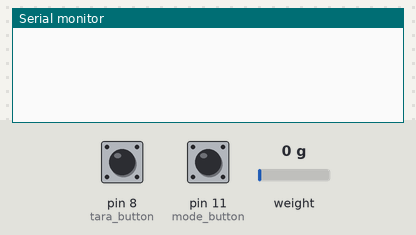
A sketch run on a simulated Arduino Uno, built with avr-gcc and run on an emulated ATmega328P. On the bench: the last lines printed to the serial monitor. The inputs (shaded band) are chosen by the test bench; at power-on: weight on the scale 0 g, pin 8 (tara_button) HIGH, pin 11 (mode_button) HIGH.

Above: at 2.0 s.
2.1 s: weight on the scale set to 100 g
At 3.4 s:
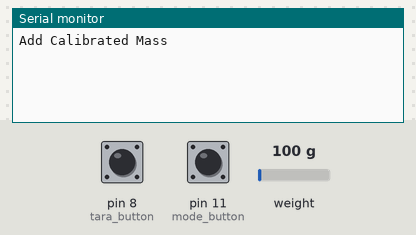
5.1 s: pin 8 (tara_button) pulled LOW for 0.15 s
At 7.0 s:
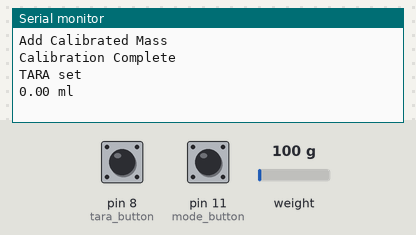
7.7 s: pin 11 (mode_button) pulled LOW for 0.15 s
At 9.0 s:
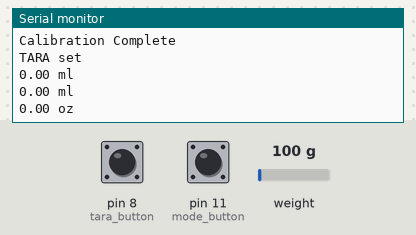
10.7 s: pin 11 (mode_button) pulled LOW for 1 s
At 12.0 s:
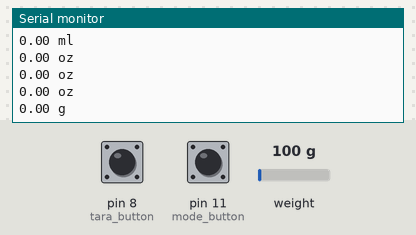
13.7 s: weight on the scale set to 1250 g
At 15.0 s:
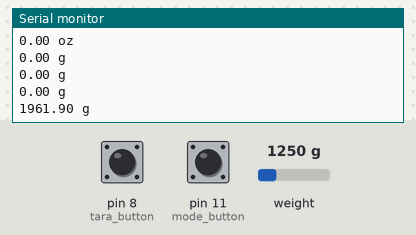
Timing chart, 0 to 16.2 s (numbered marks = the images above; inputs shaded):
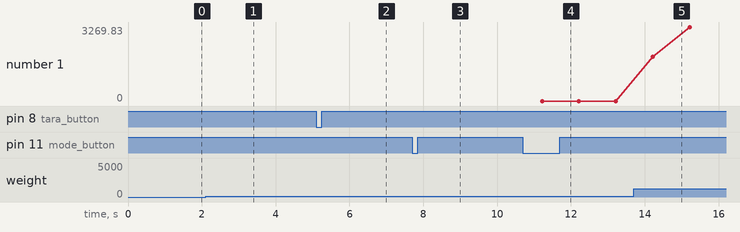

The sketch:

hx711LoadCell.ino
```cpp
/*

Propiedad de STELLA IGNIS
By Efren Flores y Emiliano Arias

Resumen de código: El código propiamente es una edición preliminar (v.1.0.0).
Esta hecho para que unicamente se reciba en la terminal los valores de fuerza aplicada y se pueda utilizar con el siguiente código "csv_pruebas.py"
*/

/* Arduino code for a precision scale with a 1Kg load cell, HX711 ADC and mode selector
 * Schematic: https://electronoobs.com/eng_arduino_tut115_sch1.php
 * Code: https://electronoobs.com/eng_arduino_tut115_code1.php
 * Video: https://youtu.be/LRd3W_p8PJ4 */

#include <Q2HX711.h>              //Downlaod from here: https://electronoobs.com/eng_arduino_hx711.php
//LCD config
#include <Wire.h>


//Pins
const byte hx711_data_pin = 6;    //Data pin from HX711
const byte hx711_clock_pin = 7;   //Clock pin from HX711
int tara_button = 8;              //Tara button
int mode_button = 11;             //Mode change button
Q2HX711 hx711(hx711_data_pin, hx711_clock_pin); // prep hx711

//Variables
/////////Change here with your calibrated mass////////////
float y1 = 255.9; // CALIBRATED MASS TO BE ADDED (256.1)
//////////////////////////////////////////////////////////

long x1 = 0L;
long x0 = 0L;
float avg_size = 10.0; // amount of averages for each mass measurement
float tara = 0;
bool tara_pushed = false;
bool mode_pushed = false;
int mode = 0;
float oz_conversion = 0.035274;
//////////////////////////////////////////////////////////


void setup() {
  Serial.begin(9600);                 // prepare serial port
  PCICR |= (1 << PCIE0);              //enable PCMSK0 scan
  PCMSK0 |= (1 << PCINT0);            //Set pin D8 trigger an interrupt on state change.
  PCMSK0 |= (1 << PCINT3);            //Set pin D10 trigger an interrupt on state change.
  pinMode(tara_button, INPUT_PULLUP);
  pinMode(mode_button, INPUT_PULLUP);


  delay(1000);                        // allow load cell and hx711 to settle


  // tare procedure
  for (int ii=0;ii<int(avg_size);ii++){
    delay(10);
    x0+=hx711.read();
  }
  x0/=long(avg_size);
  Serial.println("Add Calibrated Mass");
  // calibration procedure (mass should be added equal to y1)
  int ii = 1;
  while(true){
    if (hx711.read()<x0+10000)
    {
      //do nothing...
    }
    else
    {
      ii++;
      delay(2000);
      for (int jj=0;jj<int(avg_size);jj++){
        x1+=hx711.read();
      }
      x1/=long(avg_size);
      break;
    }
  }
  Serial.println("Calibration Complete");
}

void loop() {
  // Averaging reading
  long reading = 0;
  for (int jj = 0; jj < int(avg_size); jj++) {
    reading += hx711.read();
  }
  reading /= long(avg_size);

  // Calculating mass based on calibration and linear fit
  float ratio_1 = (float)(reading - x0);
  float ratio_2 = (float)(x1 - x0);

  // Check for division by zero
  if (ratio_2 != 0.0) {
    float ratio = ratio_1 / ratio_2;
    float mass = y1 * ratio;

    if (tara_pushed) {
      tara = mass;
      tara_pushed = false;
      Serial.println("TARA set");
    }

    if (mode_pushed) {
      mode = (mode + 1) % 3;
      mode_pushed = false;
    }

    if (mode == 0) {
      Serial.print(mass - tara);
      Serial.println(" g");
    } else if (mode == 1) {
      Serial.print(mass - tara);
      Serial.println(" ml");
    } else {
      Serial.print((mass - tara) * oz_conversion);
      Serial.println(" oz");
    }
  } else {
    // Handle division by zero (e.g., display an error message)
    Serial.println("Error: Division by zero");
  }
}


//interruption to detect buttons
ISR(PCINT0_vect)
{
  if (!(PINB & B00000001))
  {
    tara_pushed = true;           //Tara button was pushed
  }

  if (!(PINB & B00001000))
  {
    mode_pushed = true;           //Mode button was pushed
  }
}
```

Measured:
- after the input at 5.1 s, the serial monitor: prints a new line after 1.1 s (image 2)
- after the input at 7.7 s, the serial monitor: prints a new line after 0.51 s (image 3)
- after the input at 10.7 s, the serial monitor: prints a new line after 0.52 s (image 4)
- after the input at 13.7 s, the serial monitor: prints a new line after 0.52 s (image 5)
- plotted number 1: 0 → 3269.83 after the input at 13.7 s
